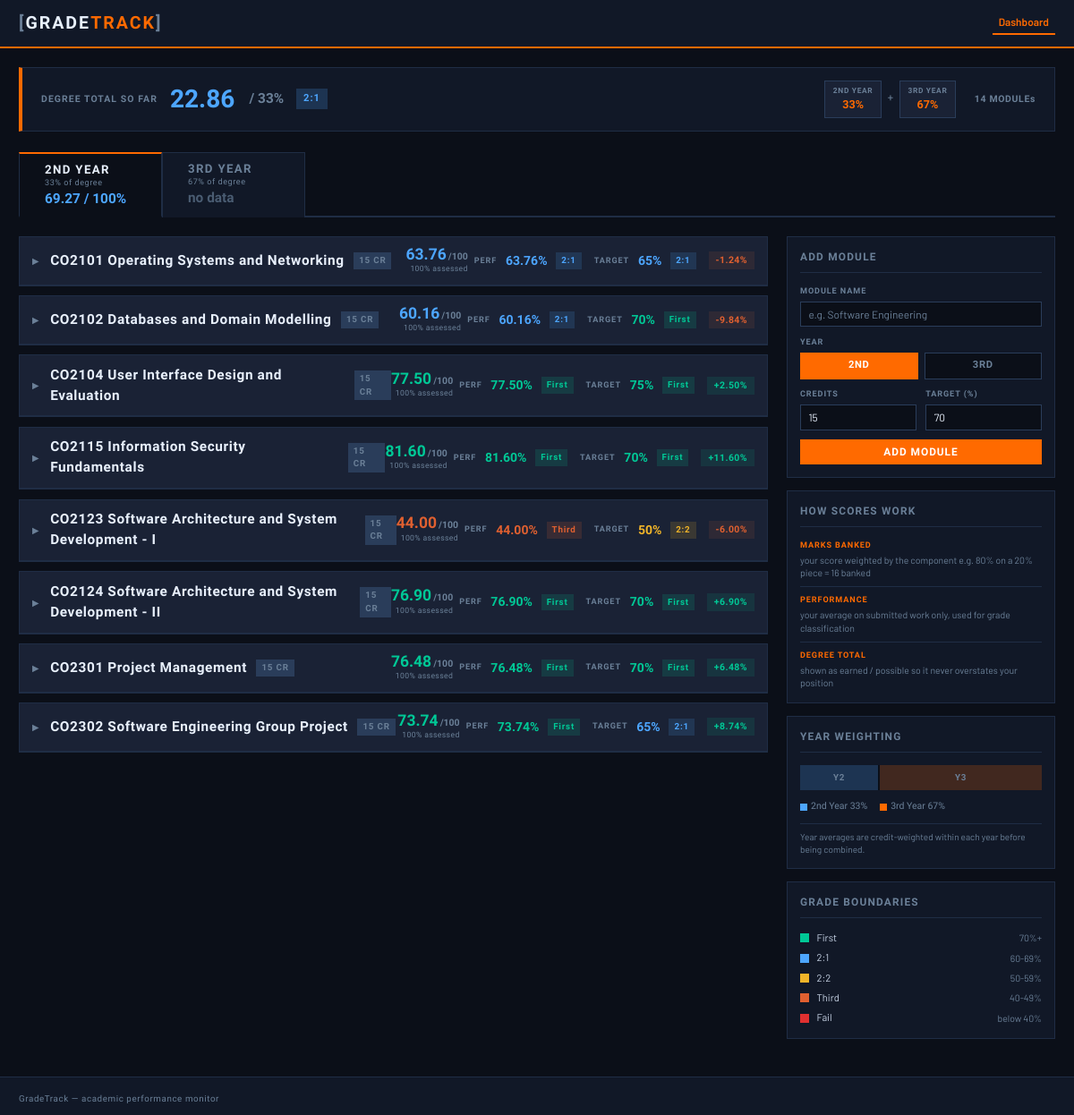
The page / on the database its author committed.
### tables this page shows
CREATE TABLE modules (
                id INTEGER PRIMARY KEY AUTOINCREMENT,
                name TEXT NOT NULL,
                credits INTEGER NOT NULL DEFAULT 20,
                target_grade REAL NOT NULL DEFAULT 70,
                year INTEGER NOT NULL DEFAULT 2
            );

### app.py (the view)
@app.route("/")
def dashboard():
    year_data = {}
    for year in [2, 3]:
        modules = [build_module_data(m) for m in db.get_modules_by_year(year)]
        y_earned, y_possible = db.calc_year_stats(year)
        y_norm = (y_earned / y_possible * 100) if (y_earned is not None and y_possible) else None
        y_label, y_css = db.grade_label(y_norm)
        year_data[year] = {
            "modules": modules,
            "earned": y_earned,
            "possible": y_possible,
            "label": y_label,
            "css": y_css,
            "degree_weight": int(db.YEAR_WEIGHTS[year] * 100),
        }
    degree_earned, degree_possible = db.calc_degree_stats()
    degree_norm = (degree_earned / degree_possible * 100) if (degree_earned is not None and degree_possible) else None
    degree_label, degree_css = db.grade_label(degree_norm)
    total_modules = sum(len(year_data[y]["modules"]) for y in year_data)
    return render_template(
        "dashboard.html",
        year_data=year_data,
        degree_earned=degree_earned,
        degree_possible=degree_possible,
        degree_label=degree_label,
        degree_css=degree_css,
        total_modules=total_modules,
    )

### db.py (called while the page is built)
def get_db():
    conn = sqlite3.connect(DB_PATH)
    conn.row_factory = sqlite3.Row
    conn.execute("PRAGMA foreign_keys = ON")
    return conn

def get_modules_by_year(year):
    with get_db() as conn:
        return conn.execute(
            "SELECT * FROM modules WHERE year = ? ORDER BY name", (year,)
        ).fetchall()

def get_assessments(module_id):
    with get_db() as conn:
        return conn.execute(
            "SELECT * FROM assessments WHERE module_id = ? ORDER BY name",
            (module_id,)
        ).fetchall()

def calc_module_stats(module_id):
    with get_db() as conn:
        rows = conn.execute(
            "SELECT weighting, score FROM assessments WHERE module_id = ? AND score IS NOT NULL",
            (module_id,)
        ).fetchall()
    if not rows:
        return {"earned": None, "performance": None, "scored_weight": 0}
    scored_weight = sum(r["weighting"] for r in rows)
    earned = sum(r["score"] * r["weighting"] for r in rows) / 100
    performance = sum(r["score"] * r["weighting"] for r in rows) / scored_weight if scored_weight else None
    return {"earned": earned, "performance": performance, "scored_weight": scored_weight}

def calc_year_stats(year):
    modules = get_modules_by_year(year)
    total_credits_scored = 0
    total_credits_all = 0
    weighted_earned = 0
    for m in modules:
        stats = calc_module_stats(m["id"])
        total_credits_all += m["credits"]
        if stats["earned"] is not None:
            weighted_earned += stats["earned"] * m["credits"]
            total_credits_scored += m["credits"]
    if total_credits_all == 0:
        return None, None
    earned = weighted_earned / total_credits_all if total_credits_scored > 0 else None
    possible = (total_credits_scored / total_credits_all) * 100 if total_credits_scored > 0 else None
    return earned, possible

def calc_degree_stats():
    earned = 0
    possible = 0
    has_any = False
    for year, weight in YEAR_WEIGHTS.items():
        modules = get_modules_by_year(year)
        if not modules:
            continue
        y_earned, y_possible = calc_year_stats(year)
        if y_earned is not None:
            earned += y_earned * weight
            possible += weight * 100
            has_any = True
    if not has_any:
        return None, None
    return earned, possible

### templates/dashboard.html (shortened to what this page needs)
{% extends "base.html" %}
{% block content %}
<section class="summary-bar">
  <div class="summary-left">
    <span class="summary-label">DEGREE TOTAL SO FAR</span>
    {% if degree_earned is not none %}
      <span class="summary-score {{ degree_css }}">{{ "%.2f"|format(degree_earned) }}</span>
      <span class="summary-score-denom">/ {{ "%.0f"|format(degree_possible) }}%</span>
      <span class="summary-badge {{ degree_css }}">{{ degree_label }}</span>
    {% else %}
      <span class="summary-score grade-na">--</span>
      <span class="summary-score-denom">/ 100%</span>
    {% endif %}
  </div>
  <div class="summary-right year-weights-display">
    <div class="year-weight-pill">
      <span class="ywp-label">2ND YEAR</span>
      <span class="ywp-val">33%</span>
    </div>
    <span class="ywp-sep">+</span>
    <div class="year-weight-pill">
      <span class="ywp-label">3RD YEAR</span>
      <span class="ywp-val">67%</span>
    </div>
    <span class="summary-meta" style="margin-left:1rem">{{ total_modules }} MODULE{{ 's' if total_modules != 1 }}</span>
  </div>
</section>
<div class="year-tab-bar">
  {% for year in [2, 3] %}
  {% set yd = year_data[year] %}
  <button class="year-tab {% if loop.first %}active{% endif %}" data-tab="{{ year }}">
    <span class="tab-label">{{ year }}{{ 'ND' if year == 2 else 'RD' }} YEAR</span>
    <span class="tab-sub">{{ yd.degree_weight }}% of degree</span>
    {% if yd.earned is not none %}
      <span class="tab-avg {{ yd.css }}">
        {{ "%.2f"|format(yd.earned) }} / {{ "%.0f"|format(yd.possible) }}%
      </span>
    {% else %}
      <span class="tab-avg grade-na">no data</span>
    {% endif %}
  </button>
  {% endfor %}
</div>
{% for year in [2, 3] %}
{% set yd = year_data[year] %}
<div class="tab-panel" data-panel="{{ year }}" style="display:none">
  <div class="page-grid">
    <div class="modules-section">
      {% for m in yd.modules %}
      <div class="module-card" id="module-{{ m.id }}">
        <div class="module-card-header accordion-trigger" data-target="acc-{{ m.id }}">
          <div class="module-title-row">
            <span class="accordion-chevron" id="chev-{{ m.id }}">&#9654;</span>
            <span class="module-name">{{ m.name }}</span>
            <span class="module-credits">{{ m.credits }} CR</span>
          </div>
          <div class="module-header-right">
            <div class="module-grade-summary">
              <div class="module-earned-stack">
                {% if m.earned is not none %}
                  <span class="earned-main {{ m.css }}">{{ "%.2f"|format(m.earned) }}<span class="earned-denom">/100</span></span>
                  <span class="earned-sub">{{ "%.0f"|format(m.scored_weight) }}% assessed</span>
                {% else %}
                  <span class="earned-main grade-na">--<span class="earned-denom">/100</span></span>
                  <span class="earned-sub">nothing scored</span>
                {% endif %}
              </div>
            </div>
            {% if m.performance is not none %}
            <div class="module-grade-summary">
              <span class="stat-label" style="margin-right:.3rem">PERF</span>
              <span class="perf-score {{ m.css }}">{{ "%.2f"|format(m.performance) }}%</span>
              <span class="grade-badge {{ m.css }}" style="margin-left:.3rem">{{ m.label }}</span>
            </div>
            {% endif %}
            <div class="module-grade-summary" style="margin-left:.5rem">
              <span class="stat-label" style="margin-right:.3rem">TARGET</span>
              <span class="perf-score {{ m.target_css }}">{{ "%.0f"|format(m.target_grade) }}%</span>
              <span class="grade-badge {{ m.target_css }}" style="margin-left:.3rem">{{ m.target_label }}</span>
            </div>
            {% if m.performance is not none %}
              {% set gap = m.performance - m.target_grade %}
              <span class="header-gap {% if gap >= 0 %}gap-above{% else %}gap-below{% endif %}">
                {% if gap >= 0 %}+{% endif %}{{ "%.2f"|format(gap) }}%
              </span>
            {% endif %}
          </div>
        </div>
      </div>
      {% endfor %}
    </div>
    <div class="sidebar">
      <div class="form-panel">
        <h3 class="panel-title">ADD MODULE</h3>
        <form method="POST" action="/module/add">
          <div class="field">
            <label class="field-label">MODULE NAME</label>
            <input type="text" name="name" class="field-input" placeholder="e.g. Software Engineering" required>
          </div>
          <div class="field">
            <label class="field-label">YEAR</label>
            <div class="year-toggle-row">
              <label class="year-toggle">
                <span>2ND</span>
              </label>
              <label class="year-toggle">
                <span>3RD</span>
              </label>
            </div>
          </div>
          <div class="field-row">
            <div class="field">
              <label class="field-label">CREDITS</label>
              <input type="number" name="credits" class="field-input" value="15" min="1" max="120" required>
            </div>
            <div class="field">
              <label class="field-label">TARGET (%)</label>
              <input type="number" name="target_grade" class="field-input" value="70" min="0" max="100" step="0.1" required>
            </div>
          </div>
          <button type="submit" class="btn-primary">ADD MODULE</button>
        </form>
      </div>
      <div class="form-panel">
        <h3 class="panel-title">HOW SCORES WORK</h3>
        <div class="scoring-explainer">
          <div class="se-row">
            <span class="se-label">MARKS BANKED</span>
            <span class="se-desc">your score weighted by the component e.g. 80% on a 20% piece = 16 banked</span>
          </div>
          <div class="se-row">
            <span class="se-label">PERFORMANCE</span>
            <span class="se-desc">your average on submitted work only, used for grade classification</span>
          </div>
          <div class="se-row">
            <span class="se-label">DEGREE TOTAL</span>
            <span class="se-desc">shown as earned / possible so it never overstates your position</span>
          </div>
        </div>
      </div>
      <div class="form-panel">
        <h3 class="panel-title">YEAR WEIGHTING</h3>
        <div class="year-weight-breakdown">
          <div class="ywb-bar-wrap">
            <div class="ywb-bar" style="width:33%"><span class="ywb-bar-label">Y2</span></div>
            <div class="ywb-bar ywb-bar-y3" style="width:67%"><span class="ywb-bar-label">Y3</span></div>
          </div>
          <div class="ywb-legend">
            <span><span class="ywb-dot ywb-dot-y2"></span>2nd Year 33%</span>
            <span><span class="ywb-dot ywb-dot-y3"></span>3rd Year 67%</span>
          </div>
          <p class="ywb-note">Year averages are credit-weighted within each year before being combined.</p>
        </div>
      </div>
      <div class="form-panel grade-key">
        <h3 class="panel-title">GRADE BOUNDARIES</h3>
        <div class="grade-key-list">
          <div class="grade-key-item"><span class="grade-dot grade-first"></span><span>First</span><span class="grade-key-val">70%+</span></div>
          <div class="grade-key-item"><span class="grade-dot grade-upper"></span><span>2:1</span><span class="grade-key-val">60-69%</span></div>
          <div class="grade-key-item"><span class="grade-dot grade-lower"></span><span>2:2</span><span class="grade-key-val">50-59%</span></div>
          <div class="grade-key-item"><span class="grade-dot grade-third"></span><span>Third</span><span class="grade-key-val">40-49%</span></div>
          <div class="grade-key-item"><span class="grade-dot grade-fail"></span><span>Fail</span><span class="grade-key-val">below 40%</span></div>
        </div>
      </div>
    </div>
  </div>
</div>
{% endfor %}
{% endblock %}

### templates/base.html (shortened to what this page needs)
<!DOCTYPE html>
<html lang="en">
<head>
  <link rel="stylesheet" href="{{ url_for('static', filename='style.css') }}">
</head>
<body>
  <header class="site-header">
    <div class="container header-inner">
      <a href="/" class="logo">
        <span class="logo-bracket">[</span>GRADE<span class="logo-accent">TRACK</span><span class="logo-bracket">]</span>
      </a>
      <nav class="header-nav">
        <a href="/" class="nav-link {% if request.path == '/' %}active{% endif %}">Dashboard</a>
      </nav>
    </div>
  </header>
  <main class="container main-content">
    {% block content %}{% endblock %}
  </main>
  <footer class="site-footer">
    <div class="container">
      <span class="footer-text">GradeTrack &mdash; academic performance monitor</span>
    </div>
  </footer>
</body>
</html>

### rows shown on the page
modules: name "CO2101 Operating Systems and Networking", credits "15", earned "63.76", scored_weight "100", performance "63.76", label "2:1", target_grade "65", target_label "2:1", gap "-1.24"
modules: name "CO2102 Databases and Domain Modelling", credits "15", earned "60.16", scored_weight "100", performance "60.16", label "2:1", target_grade "70", target_label "First", gap "-9.84"
modules: name "CO2104 User Interface Design and Evaluation", credits "15", earned "77.50", scored_weight "100", performance "77.50", label "First", target_grade "75", target_label "First", gap "2.50"
modules: name "CO2115 Information Security Fundamentals", credits "15", earned "81.60", scored_weight "100", performance "81.60", label "First", target_grade "70", target_label "First", gap "11.60"
modules: name "CO2123 Software Architecture and System Development - I", credits "15", earned "44.00", scored_weight "100", performance "44.00", label "Third", target_grade "50", target_label "2:2", gap "-6.00"
modules: name "CO2124 Software Architecture and System Development - II", credits "15", earned "76.90", scored_weight "100", performance "76.90", label "First", target_grade "70", target_label "First", gap "6.90"
modules: name "CO2301 Project Management", credits "15", earned "76.48", scored_weight "100", performance "76.48", label "First", target_grade "70", target_label "First", gap "6.48"
modules: name "CO2302 Software Engineering Group Project", credits "15", earned "73.74", scored_weight "100", performance "73.74", label "First", target_grade "65", target_label "2:1", gap "8.74"

### other values the page prints
{{ "%.2f"|format(degree_earned) }} "22.86"
{{ "%.0f"|format(degree_possible) }} "33"
{{ degree_label }} "2:1"
{{ total_modules }} "14"
{{ 's' if total_modules != 1 }} "s"
{{ year }} "2" "3"
{{ 'ND' if year == 2 else 'RD' }} "ND" "RD"
{{ yd.degree_weight }} "33" "67"
{{ "%.2f"|format(yd.earned) }} "69.27"
{{ "%.0f"|format(yd.possible) }} "100"
